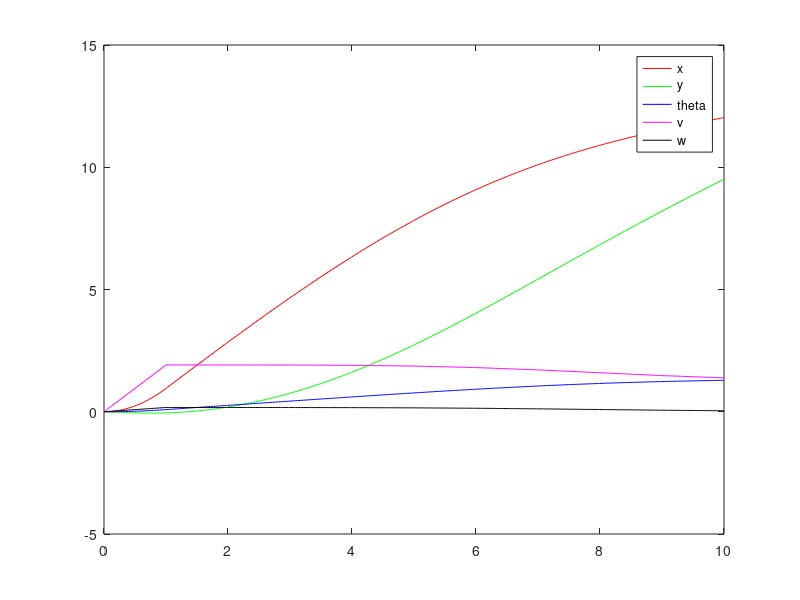
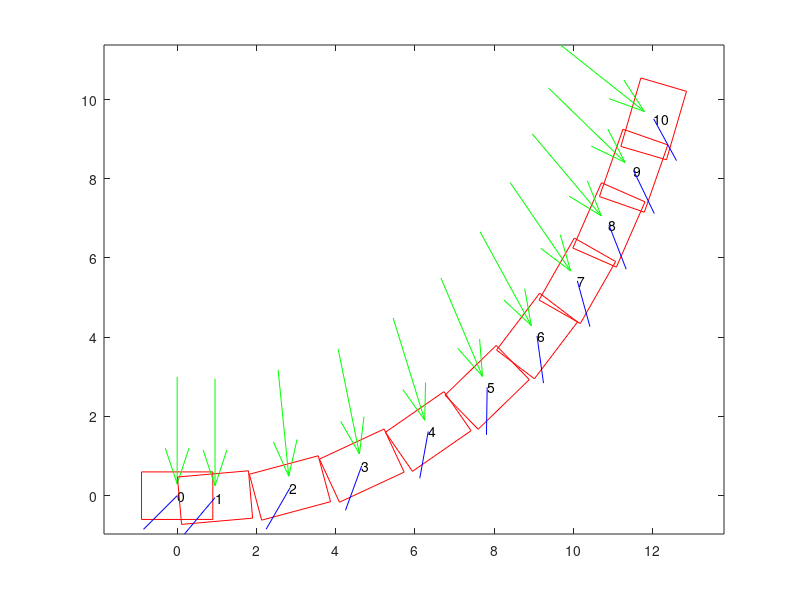

MATLAB code to generate these figures, in order:

function main

global p1 p2 p3 p4 p5 p6 p7 p8 p9 p10 p11 ...
       a_tw a_aw psi_tw psi_aw delta_s delta_r Wc_aw Wp_aw gs gr ...
       F_s F_r x y theta v w A_s A_r ks kr rho_air rho_water;

% model 
p1 = 0.03;
p2 = 40;
p3 = -0.6; %60;
p4 = 200;
p5 = 1500;
p6 = 0.5;
p7 = 0.5;
p8 = 2;
p9 = 120;
p10 = 400;
p11 = 0.2;
% plane area
A_s = 0.25;
A_r = 0.05;
rho_air = 1.225;
rho_water = 1000;
ks = 160;
kr = 1.5;
% % lift and drag coefficients
% Cl_s = 1;
% Cd_s = 0.1;
% Cl_r = 1;
% Cd_r = 0.1;

% time 
tspan = [0 1];

% intial conditions
x = 0;
y = 0;
theta = 0;
v = 0;
w = 0;
Z_init = [x y theta v w]

% wind
a_tw = 3;
psi_tw = - pi * 0.5 %* 2/3 ;

% rudder and sail angle
delta_s = pi * 0.25 ;                                        
delta_r = 0  ;                                     

% apparent wind
Wc_aw = appWind_c(a_tw, psi_tw, theta, v)
[Wp_aw, a_aw, psi_aw] = appWind_p(Wc_aw)

L_s = aero_force(A_s, Wp_aw, delta_s, ks, 'lift')
D_s = aero_force(A_s, Wp_aw, delta_s, ks, 'drag')
L_r = hydro_force(A_r, [v;0], delta_r, kr, 'lift')
D_r = hydro_force(A_r, [v;0], delta_r, kr, 'drag')

F_s = sumAeroVectors(L_s, D_s)  
F_r = sumAeroVectors(L_r, D_r)

alpha = pi - abs(psi_aw) - abs(delta_s);
alpha = pi - abs(psi_aw) + (abs(delta_s)^2 * psi_aw) / (delta_s * abs(psi_aw));
delta_s
psi_aw
alpha = pi + ...
        ((abs(psi_aw) - abs(delta_s)) * ...
        abs(delta_s)^2 * ...
        psi_aw / ...
        (delta_s * abs(psi_aw)) ...
        )
gs = p4 * a_aw * sin(alpha)
alpha = -delta_r;
gr = p5 * v^2 * sin(alpha);

figure(1);
figure(2);

figure(2)
DrawRectangle([Z_init(1), Z_init(2), 1.8, 1.2, Z_init(3), 1.2, ...
               delta_s, a_tw, psi_tw, 0], 'r-'); 
%plot(Z_init(1), Z_init(2),'b')
hold on

for j = 1:10

    [t,z] = ode45(@(t,Z) sailboat(t,Z), tspan, Z_init);

    figure(1)
    plot(t,z(:,1),'r',t,z(:,2),'g', ...
       t,z(:,3),'b',t,z(:,4),'m',t,z(:,5),'k')
    hold on 

    % update initial conditions for next iteration: x y theta v w
    x = z(end,1);
    y = z(end,2);
    theta = z(end,3);
    v = z(end,4);
    w = z(end,5);
    Z_init = [x y theta v w]
    
    figure(2) 
    DrawRectangle([Z_init(1), Z_init(2), 1.8, 1.2, Z_init(3), 1.2, ...
                   delta_s, a_tw, psi_tw, j], 'r-'); 
    hold on
%     plot(Z_init(1), Z_init(2),'b')
%     hold on
    
    % update tspan
    tspan = tspan + 1;
    
    % CONTROLLER                    % todo!
    % update sail and rudder angle
    %delta_s = abs(delta_s) + 0.05
    %delta_r = abs(delta_r) + 0.1    
    
    % update wind angle and magnitude    
    a_tw = a_tw;
    psi_tw = psi_tw + 0.1;   
    
%     if (j > 9)
%         %psi_tw = -1 * psi_tw
%         delta_s = 0
%         
%     end

    % re-compute parameters
    % apparent wind
    Wc_aw = appWind_c(a_tw, psi_tw, theta, v);
    [Wp_aw, a_aw, psi_aw] = appWind_p(Wc_aw);

    L_s = aero_force(A_s, Wc_aw, delta_s, ks, 'lift');
    D_s = aero_force(A_s, Wc_aw, delta_s, ks, 'drag');
    L_r = hydro_force(A_r, [v;0], delta_r, kr, 'lift');
    D_r = hydro_force(A_r, [v;0], delta_r, kr, 'drag'); 

    F_s = sumAeroVectors(L_s, D_s)  
    F_r = sumAeroVectors(L_r, D_r) 
    
    alpha = pi - abs(psi_aw) - abs(delta_s);
    alpha = pi - abs(psi_aw) + (abs(delta_s)^2 * psi_aw) / (delta_s * abs(psi_aw));
    alpha = pi + ...
            (abs(psi_aw) * ...
            abs(delta_s)^2 * ...
            psi_aw / ...
            (delta_s * abs(psi_aw)) ...
            ) - ...
            abs(delta_s)
    gs = p4 * a_aw * sin(alpha)
    alpha = -delta_r;
    gr = p5 * v^2 * sin(alpha);
    
end

figure(1)
legend('x', 'y', 'theta', 'v', 'w');

function dZdt = sailboat(t,Z)

global p1 p2 p3 p4 p5 p6 p7 p8 p9 p10 p11 ...
       a_tw psi_tw delta_s delta_r Wc_aw Wp_aw gs gr ...
       F_s F_r x y theta v w;

model = 'new';

dZdt = [ ...
        % x
        dxdt(Z(4), Z(3));
        % y
        dydt(Z(4), Z(3));
        % theta
        dthdt(Z(5));
        % v
        dvdt(Z(4), model);
        % w
        dwdt(Z(4), Z(5), model);
        ]; 
    
function h = DrawRectangle(param,style)
%--------------------------------------------------------------------------
% H = DRAWRECTANGLE(PARAM,STYLE)
% This function draws a rectangle with the given parameters:
% - inputs:
%          param................... 1x5 array
%          - param = [a, b, w, h, theta]
%          - (a,b): the center of the rectangle
%          - (w,h): width and height of the rectangle > 0
%          - theta: the rotation angle of the rectangle
%          style................... string
%          - plot style string
% - output:
%          h....................... plot handler
%
%   Usage Examples,
%
%   DrawRectangle([0 0 1 1 0]); 
%   DrawRectangle([-1,2,3,5,3.1415/6],'r-');
%   h = DrawRectangle([0,1,2,4,3.1415/3],'--');
%--------------------------------------------------------------------------
if (nargin <1),
    error('Please see help for INPUT DATA.');
elseif (nargin==1)
    style='b-';
end;
[m,n] = size(param);
if(m ~= 1 || n ~= 10)
    error('param should be an 1x10 array.');
end
if(param(3) <=0 || param(4) <=0)
    error('width and height must be positive values.');
end
a = param(1);
b = param(2);
w = param(3);
h = param(4);
l = param(6);
theta = param(5);
delta_s = param(7);
a_tw = param(8);
psi_tw = param(9);
j = param(10)
X = [-w/2 w/2 w/2 -w/2 -w/2];
Y = [h/2 h/2 -h/2 -h/2 h/2];
P = [X;Y];
ct = cos(theta);
st = sin(theta);
R = [ct -st;st ct];
P = R * P;
h = plot(P(1,:)+a,P(2,:)+b,style);
hold on
text(a,b,num2str(j))
hold on
S = [a, a + l * cos(theta + delta_s - pi); ...
     b, b + l * sin(theta + delta_s - pi)];
f = plot(S(1,:),S(2,:),'b');
hold on
% W = [a + a_tw * cos(psi_tw), -a_tw * cos(psi_tw); ...
%      b + a_tw * sin(psi_tw), -a_tw * sin(psi_tw)];
W = [a - a_tw * cos(psi_tw), a_tw * cos(psi_tw); ...
     b - a_tw * sin(psi_tw), a_tw * sin(psi_tw)];

g = quiver(W(1,1),W(2,1),W(1,2),W(2,2),'g');
axis equal;

function out = appWind_c(a_tw, psi_tw, theta, v)
%--------------------------------------------------------------------------
% Uses polar components of true wind to compute cartesian components of 
% apparent wind:
% - inputs:
%          a_tw : magnitude of true wind velocity
%          psi_tw : true wind angle relative to north-east-up frame
%          theta : heading angle relative to north-east-up frame
%          v : PMW velocity in direction of heading 
% - output:
%          out....................... 2x1 array
%          out : cartesian components of apparent wind relative to PMW
%          frame
%--------------------------------------------------------------------------
out = [(a_tw * cos(psi_tw - theta) - v); ...
       (a_tw * sin(psi_tw - theta))];
   
function [out1, out2, out3] = appWind_p(Wc_aw)
%--------------------------------------------------------------------------
% Uses cartesian components of apparent wind to compute polar components: 
% - inputs:
%          Wc_aw....................... 2x1 array
%          Wc_aw : cartesian components of apparent wind relative to PMW
%          frame
% - output:
%          out1....................... 2x1 array
%          out1 : polar components of apparent wind [mag; angle] relative to PMW
%          frame
%          out2 : magnitude of apparent wind velocity 
%          out3 : apparent wind angle relative to PMW frame
%--------------------------------------------------------------------------
out1 = [hypot(Wc_aw(2,:), Wc_aw(1,:)); ...
       atan2(Wc_aw(2,:), Wc_aw(1,:))];

out2 = out1(1,:);

out3 = out1(2,:);

function out = aero_force(A_plane, v_fluid, delta, k, force)
%--------------------------------------------------------------------------
% Lift or drag force, square of velocity neglected due to roll of body
% - inputs:
%          A_plane : plane area of sail or wing
%          vfluid....................... 2x1 array
%          v_fluid : fluid velocity, manitude and angle relative to PMW
%          frame
%          C : lift or drag coefficent       
% - output:
%          out....................... 2x1 array
%          out : magnitude and direction of force relative to PMW
%--------------------------------------------------------------------------
global rho_air delta_s psi_aw a_aw
a_aw = v_fluid(1,:);
psi_aw = v_fluid(2,:);
k1 = k / A_plane;
alpha = psi_aw - delta;
alpha = pi - abs(psi_aw) + (abs(delta_s)^2 * psi_aw) / (delta_s * abs(psi_aw));
alpha = pi + ...
        (abs(psi_aw) * ...
        abs(delta_s)^2 * ...
        psi_aw / ...
        (delta_s * abs(psi_aw)) ...
        ) - ...
        abs(delta_s)

if force == 'lift'
    psi_aero = (abs(psi_aw) -(0.5 * pi)) * (-delta / abs(delta))
    C = k1 * sin(2 * alpha)
else 
    psi_aero = psi_aw;
    C = k1 * (1 - cos(2 * alpha));
end

out = [0.5 * rho_air * A_plane * a_aw * C ; psi_aero];

function out = hydro_force(A_plane, v_fluid, delta, k, force)
%--------------------------------------------------------------------------
% Lift or drag force
% - inputs:
%          A_plane : plane area of sail or wing
%          vfluid....................... 2x1 array
%          v_fluid : fluid velocity, manitude and angle relative to PMW
%          frame
%          C : lift or drag coefficent       
% - output:
%          out....................... 2x1 array
%          out : magnitude and direction of force relative to PMW
%--------------------------------------------------------------------------
global rho_water
v = v_fluid(1,:);
k1 = k / A_plane;
alpha = -delta;

if force == 'lift'
    C = k1 * sin(2 * alpha);
    out = [0, 0];
else 
    psi_aero = 0;
    C = k1 * (1 - cos(2 * alpha))
end
    
out = [0.5 * rho_water * A_plane * v^2 * C ; pi];

function out = sumAeroVectors(lift,drag)
%--------------------------------------------------------------------------
% Find the resultant of perpendicular lift or drag forces as polar
% components.
% - inputs:
%          lift....................... 2x1 array
%          lift : polar components  of lift force relative to PMW frame
%          drag....................... 2x1 array
%          drag : polar components  of drag force relative to PMW frame
% - output:
%          out....................... 2x1 array
%          out : Polar components of resultant force [mag; angle]
%--------------------------------------------------------------------------
[lift_x, lift_y] = pol2cart(lift(2,:), lift(1,:));
[drag_x, drag_y] = pol2cart(drag(2,:), drag(1,:));

out = [hypot(lift(1,:), drag(1,:)); ...
       atan2((lift_y + drag_y), (lift_x + drag_x))]; 

function out = old_aero_force()
%--------------------------------------------------------------------------
% Find the resultant of perpendicular lift or drag forces as polar
% components.
% - inputs:
%          lift : plane area of sail or wing
%          drag : fluid velocity
% - output:
%          out....................... 2x1 array
%          out : Polar components of resultant force [mag; angle]
%--------------------------------------------------------------------------
global p4 p5 %a_aw delta_s delta_r psi_aw v
delta = delta_s
delta
psi_aw
delta_s
alpha = pi - abs(psi_aw) - abs(delta);
alpha = pi + ...
        (abs(psi_aw) * ...
        abs(delta_s)^2 * ...
        psi_aw / ...
        (delta_s * abs(psi_aw)) ...
        ) - ...
        abs(delta_s)
out = p4 * a_aw * sin(alpha);

function out = old_hydro_force()
%--------------------------------------------------------------------------
% Find the resultant of perpendicular lift or drag forces as polar
% components.
% - inputs:
%          lift : plane area of sail or wing
%          drag : fluid velocity
% - output:
%          out....................... 2x1 array
%          out : Polar components of resultant force [mag; angle]
%--------------------------------------------------------------------------
global p4 p5 a_aw delta_s delta_r psi_aw v
alpha = delta_r;
out = p5 * v^2 * sin(alpha);

function out = dxdt(v,theta)
%--------------------------------------------------------------------------
% The horizontal velocity of the PMW. 
% sum of:
% - x component of velocity (in direction of heading) in  north-east-up frame
% - horizontal drift due to the true wind velocity
% - input:
%          v : velocity
%          theta : heading angle
% - output:
%          out : horizontal velocity
%--------------------------------------------------------------------------
global p1 a_tw psi_tw;   
out =  v * cos(theta) + (p1 * a_tw * cos(psi_tw)); ...
    
function out = dydt(v, theta)
%--------------------------------------------------------------------------
% The vertical velocity of the PMW. 
% sum of:
% - y component of velocity (in direction of heading) in  north-east-up frame
% - vertical drift due to the true wind velocity
% - input:
%          v : velocity
%          theta : heading angle
% - output:
%          out : horizontal velocity
%--------------------------------------------------------------------------
global p1 a_tw psi_tw;   
out =  v * sin(theta) + (p1 * a_tw * sin(psi_tw)); ...
    
function out = dthdt(w)
%--------------------------------------------------------------------------
% The angular velocity of the PMW. 
%          out : angular velocity
%--------------------------------------------------------------------------
out = w; ...
    
function out = dvdt(v, version)
%--------------------------------------------------------------------------
% The acceleration of the PMW in the direction of the heading (theta). 
% Component of wind force on sail acting parallel to heading direction  
% minus the product of:
% - component of water force on rudder acting parallel to heading direction
% - rudder break coefficient
% - input:
%          v : velocity
%          version : old model or new model
% - output:
%          out : acceleration
%--------------------------------------------------------------------------
global p2 p9 p11 gs gr F_s F_r delta_s delta_r;

if version == 'old'
    out = (gs * sin(delta_s) - gr * p11 * sin(delta_r) - p2 * v^2) / p9; ...

elseif version == 'new'
    out = (F_s(1,:) * cos(F_s(2,:)) ...     % sail force 
           + F_r(1,:) * cos(F_r(2,:))) ...  % rudder force
           / p9; ...                        % mass
end

function out = dwdt(v,w,version)
%--------------------------------------------------------------------------
% The acceleration of the PMW in the direction of the heading (theta). 
% Component of wind force on sail acting parallel to heading direction  
% minus the product of:
% - component of water force on rudder acting parallel to heading direction
% - rudder break coefficient
% - input:
%          v : velocity
%          v : angular velocity
%          version : old model or new model
% - output:
%          out : acceleration
%--------------------------------------------------------------------------
global p3 p6 p7 p8 p10 gs gr F_s F_r delta_s delta_r;

if version == 'old'
    p3 = -p3
    out =  (gs * (p6 - p7 * cos(delta_s)) - gr * p8 * cos(delta_r) - p3 ...
                * v * w) / p10; ...
elseif version == 'new'
    out = (( F_s(1,:) * sin(-F_s(2,:))) * (p6 - (p7 * cos(delta_s))) ... % moment due to force on sails 
           + F_r(1,:) * sin(-F_r(2,:)) * p8 * cos(delta_r) ...     % moment due to force on rudder
           + p3 * v * w) ... % moment due to rotational drag
           / p10; ...
           
end
    
